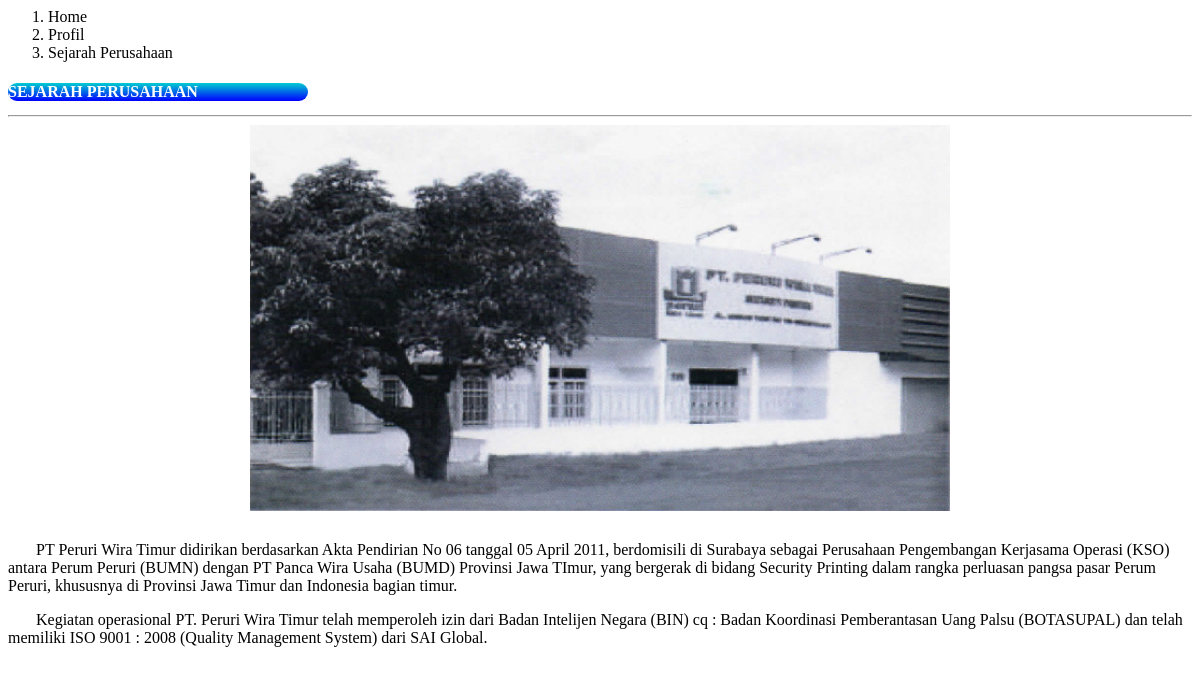
The page /kategori/profil/sejarah.php on the database its author committed.
### tables this page shows
CREATE TABLE `tbl_sejarah` (
  `id_sejarah` int(11) NOT NULL,
  `gambar` varchar(255) NOT NULL,
  `isi` text NOT NULL
);

### kategori/profil/sejarah.php (the view, shortened to what this page needs)
<?php
	include "config/config.php";
	$sql = mysqli_query($con, "SELECT * FROM tbl_sejarah");
	$data = mysqli_fetch_array($sql);
 ?>
 			<nav aria-label="breadcrumb">
			  <ol class="breadcrumb">
			    <li class="breadcrumb-item"><a href="#" style="text-decoration: none; color: black;">Home</a></li>
			    <li class="breadcrumb-item active" aria-current="page">Profil</li>
			    <li class="breadcrumb-item active" aria-current="page">Sejarah Perusahaan</li>
			  </ol>
			</nav>
<h4 style="background-image: linear-gradient(#00CED1, #0000FF); color: white; width: 300px; border-radius: 10px;">SEJARAH PERUSAHAAN</h4><hr style="margin-top: -8px;">
 <center><img src="assets/file/sejarah/<?= $data['gambar'] ?>" class="img"></center>
 <p class="text"><?= $data['isi'] ?></p>

### kategori/profil/sejarah.php (style rules this page uses)
.img { width: 700px; }
.text { font-size: 18px; font-weight: 500; margin-top: 30px; text-indent: 50px; }

### rows shown on the page
tbl_sejarah: gambar (picture), isi "PT Peruri Wira Timur didirikan berdasarkan Akta Pendirian No 06 tanggal 05 April 2011, berdomisili di Surabaya sebagai Perusahaan Pengembangan Kerjasama Operasi (KSO) antara Perum Peruri (BUMN) dengan PT Panca Wira Usaha (BUMD) Provinsi Jawa TImur, yang bergerak di bidang Security Printing dalam rangka perluasan pangsa pasar Perum Peruri, khususnya di Provinsi Jawa Timur dan Indonesia bagian timur. Kegiatan operasional PT. Peruri Wira Timur telah memperoleh izin dari Badan Intelijen Negara (BIN) cq : Badan Koordinasi Pemberantasan Uang Palsu (BOTASUPAL) dan telah memiliki ISO 9001 : 2008 (Quality Management System) dari SAI Global."
